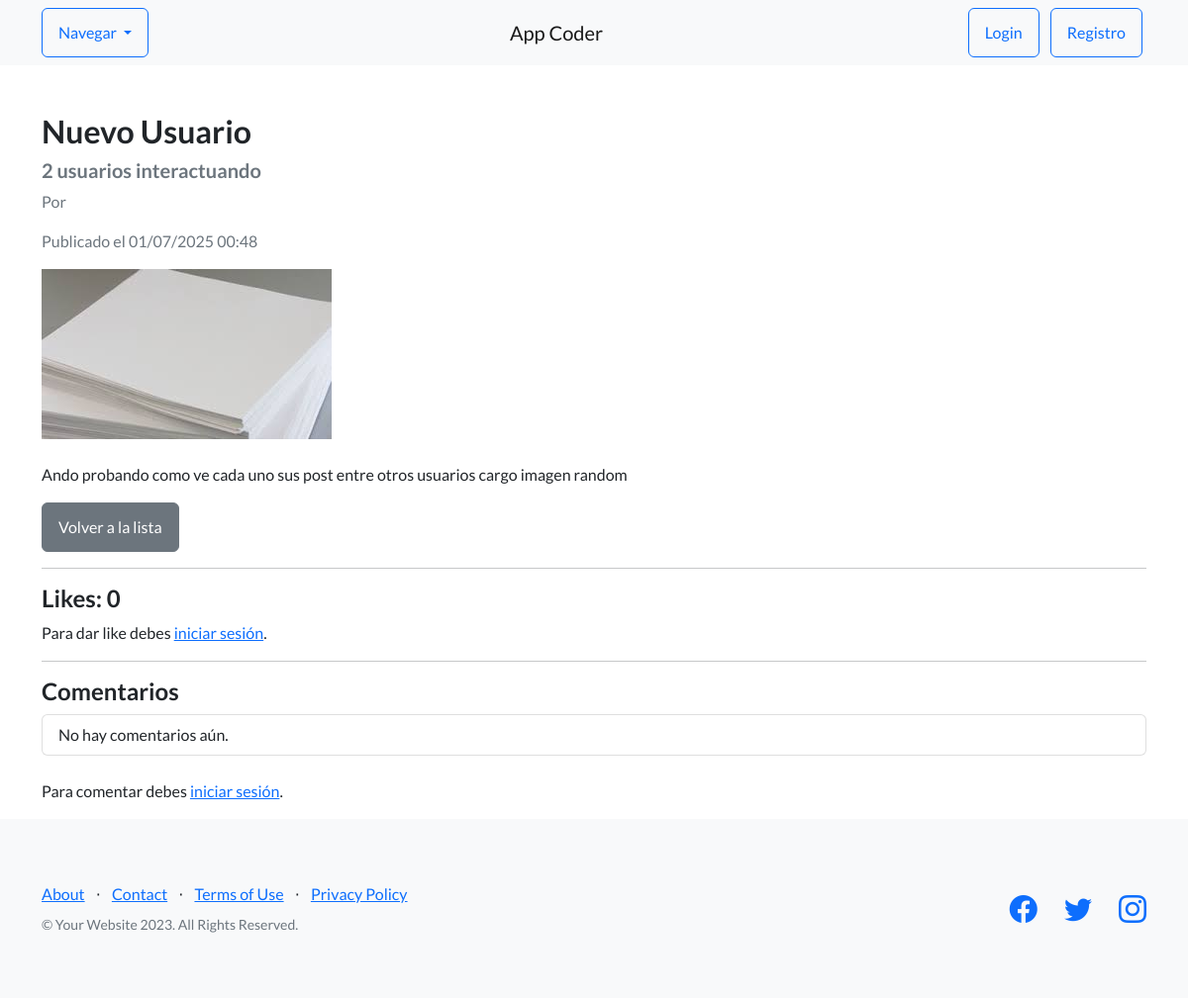
Screenshot of /pages/3/ with the database file from the repository.
### blog/models.py (models this page shows, shortened)
class Post(models.Model):
    titulo = models.CharField(max_length=100)
    subtitulo = models.CharField(max_length=200)
    contenido = RichTextField()
    imagen = models.ImageField(upload_to='posts/', blank=True, null=True)
    fecha = models.DateTimeField(auto_now_add=True)
    author = models.ForeignKey(User, on_delete=models.CASCADE, related_name='blog_posts')  # Necesario si quieres saber quién publicó

### blog/views.py (the view)
# urls.py: path('<int:pk>/', PostDetailView.as_view(), name='post-detail'),
class PostDetailView(DetailView):
    model = Post
    template_name = 'AppCoder/Blog/post_detail.html'
    context_object_name = 'post'
    def get_context_data(self, **kwargs):
        context = super().get_context_data(**kwargs)
        post = self.get_object()
        context['comentarios'] = post.comentarios.all().order_by('-fecha')  # ¡esto es clave!
        context['likes_count'] = post.likes.count()
        user = self.request.user
        if user.is_authenticated:
            context['user_liked'] = post.likes.filter(usuario=user).exists()
        else:
            context['user_liked'] = False
        return context

### AppCoder/templates/AppCoder/Blog/post_detail.html (shortened to what this page needs)
{% extends 'AppCoder/Padre.html' %}
{% block content %}
<div class="container mt-5">
    <h2>{{ post.titulo }}</h2>
    <h5 class="text-muted">{{ post.subtitulo }}</h5>
    <p class="text-muted">Por {{ post.autor.username }}</p>
    <p class="text-muted">Publicado el {{ post.fecha|date:"d/m/Y H:i" }}</p>
    {% if post.imagen %}
        <img src="{{ post.imagen.url }}" alt="{{ post.titulo }}" class="img-fluid mb-4">
    {% endif %}
    <div>
        {{ post.contenido|safe }}
    </div>
    <a href="{% url 'post-list' %}" class="btn btn-secondary mt-3">Volver a la lista</a>
    <hr>
    <h4>Likes: {{ likes_count }}</h4>
    {% if user.is_authenticated %}
        {% if user_liked %}
            <form method="post" action="{% url 'post-unlike' post.pk %}">
                {% csrf_token %}
                <button type="submit" class="btn btn-danger">Quitar Like</button>
            </form>
        {% else %}
            <form method="post" action="{% url 'post-like' post.pk %}">
                {% csrf_token %}
                <button type="submit" class="btn btn-primary">Dar Like</button>
            </form>
        {% endif %}
    {% else %}
        <p>Para dar like debes <a href="{% url 'login' %}">iniciar sesión</a>.</p>
    {% endif %}
    <hr>
    <h4>Comentarios</h4>
    <ul class="list-group mb-4">
        {% for comentario in comentarios %}
            <li class="list-group-item">
                <strong>{{ comentario.usuario.username }}</strong> dijo:<br>
                {{ comentario.contenido }} <br>
                <small class="text-muted">{{ comentario.fecha|date:"d/m/Y H:i" }}</small>
            </li>
        {% empty %}
            <li class="list-group-item">No hay comentarios aún.</li>
        {% endfor %}
    </ul>
    {% if user.is_authenticated %}
        <form method="post" action="{% url 'comentario-crear' post.pk %}">
            {% csrf_token %}
            <div class="mb-3">
                <textarea name="contenido" rows="3" class="form-control" placeholder="Escribe un comentario..."></textarea>
            </div>
            <button type="submit" class="btn btn-success">Enviar comentario</button>
        </form>
    {% else %}
        <p>Para comentar debes <a href="{% url 'login' %}">iniciar sesión</a>.</p>
    {% endif %}
</div>
{% endblock %}

### rows the page displays
Post: titulo "Nuevo Usuario", subtitulo "2 usuarios interactuando", fecha "01/07/2025 00:48", imagen (picture), contenido "Ando probando como ve cada uno sus post entre otros usuarios cargo imagen random"

### other values shown
{{ likes_count }} "0"
